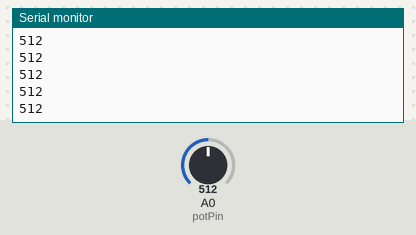
Recording of a sketch running on a simulated Arduino Uno, built with avr-gcc and run on an emulated ATmega328P. Shown: the last lines printed to the serial monitor. The inputs (shaded band) are chosen by the test bench; at power-on: A0 (potPin) = 512.

Above: at 1.2 s.
1.3 s: A0 (potPin) set to 716
At 1.8 s:
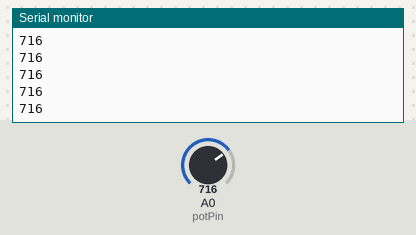
2.8 s: A0 (potPin) set to 900
At 3.5 s:
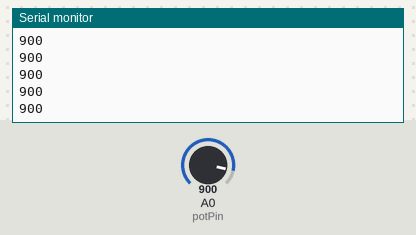
Timing chart, 0 to 5.8 s (numbered marks = the images above; inputs shaded):
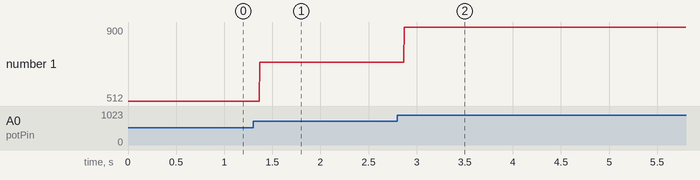

Measured:
- after the input at 1.3 s, the serial monitor: prints a new line after 0.07 s (image 1)
- after the input at 2.8 s, the serial monitor: prints a new line after 0.07 s (image 2)
- plotted number 1: 512 → 716 after the input at 1.3 s, 716 → 900 after the input at 2.8 s

The sketch:

analog_input_potentiometer.ino
```cpp
/*
  Analog Input test with a Potenciometer

  Describe what it does in layman's terms.  Refer to the components
  attached to the various pins:

  Potenciometer asigned to pin A0

  The circuit:
  Potenciometer

  Created 2/27/19
  By Miguel Osuna
  Modified:
  By:
*/
int potPin = A0;

void setup()
{
  //Set the potenciometer pin and asign it as input
  pinMode(potPin, INPUT);
  Serial.begin(9600);

}

void loop()
{
  //Look for anything in serial port
  if(Serial.read())
    Serial.println(analogRead(potPin)); //Print the value returned from analogRead function
}
```
